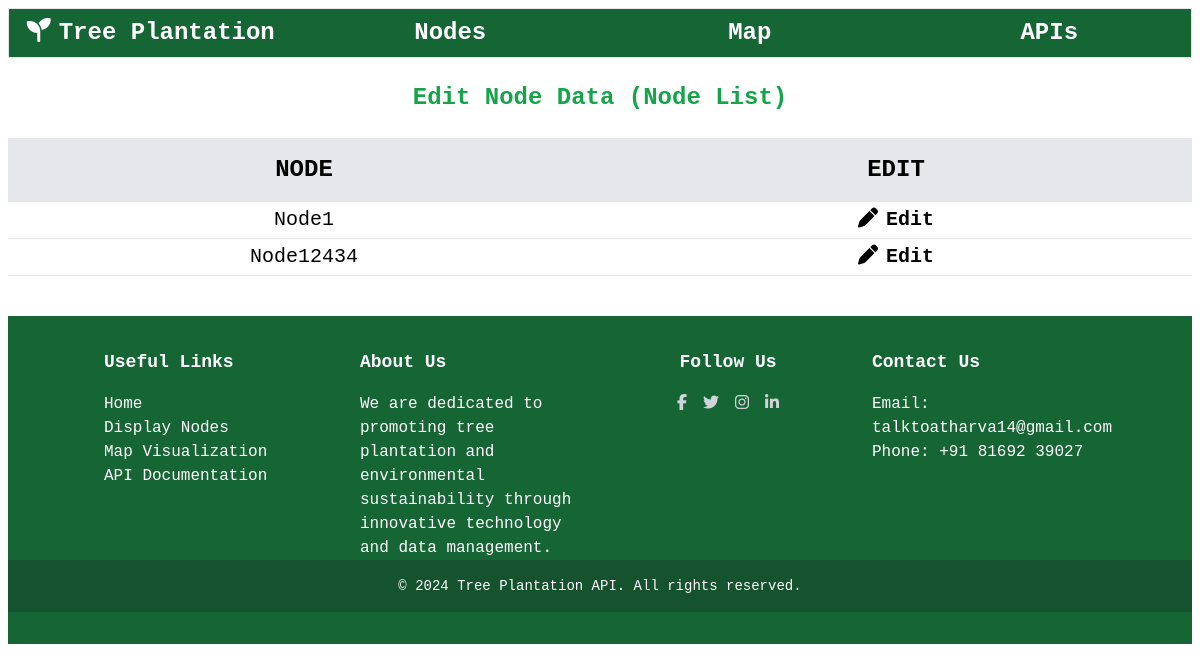
The page /edit on the database as committed earlier.
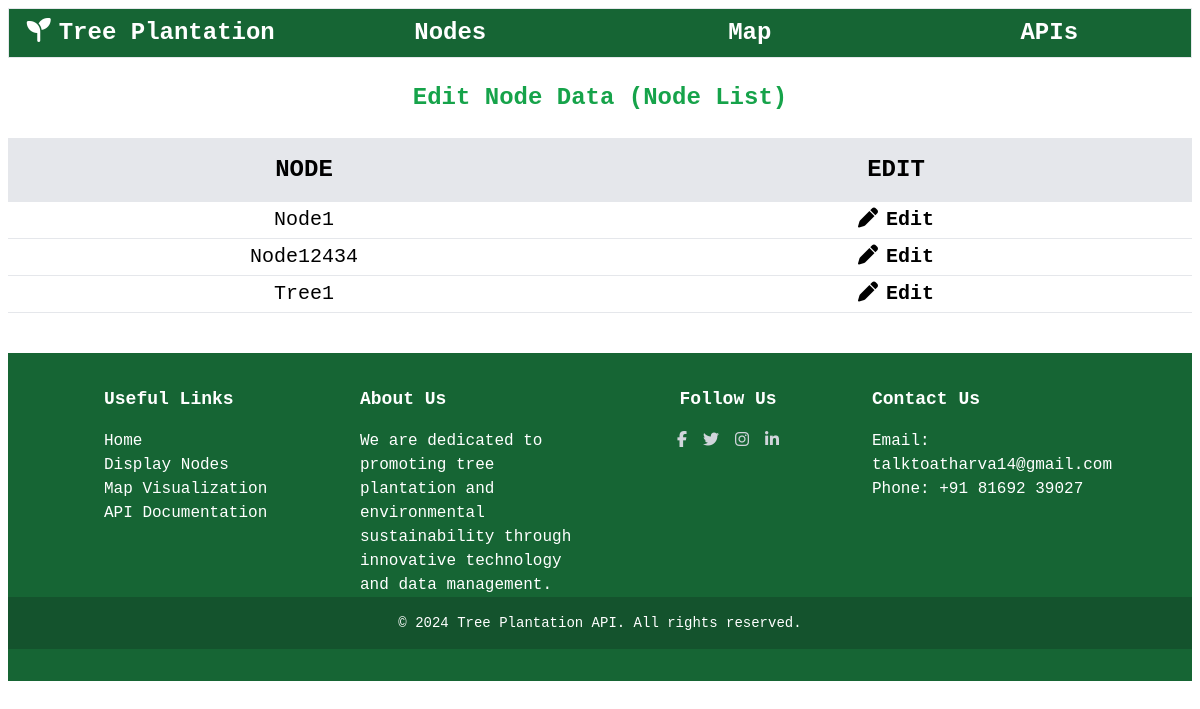
The same page on the database as committed later.
### tables this page shows
CREATE TABLE NodeData (
                            nodename TEXT PRIMARY KEY,
                            latitude REAL,
                            longitude REAL
                        );

### app.py (the view)
@app.route('/edit')
def edit():
    conn = get_db_connection()
    unique_nodes = conn.execute("SELECT DISTINCT nodename FROM NodeData").fetchall()
    conn.close()
    return render_template('edit_List_nodes.html', nodes=unique_nodes)

### app.py (called while the page is built)
def get_db_connection():
    try:
        conn = sqlite3.connect(DATABASE)
        conn.row_factory = sqlite3.Row
        conn.execute('''CREATE TABLE IF NOT EXISTS NodeValues (
                            id INTEGER PRIMARY KEY AUTOINCREMENT,
                            nodename TEXT NOT NULL,
                            height REAL NOT NULL,
                            timestamp DATETIME DEFAULT CURRENT_TIMESTAMP,
                            ipaddress TEXT
                        )''')
        conn.execute('''CREATE TABLE IF NOT EXISTS NodeData (
                            nodename TEXT PRIMARY KEY,
                            latitude REAL,
                            longitude REAL
                        )''')
        return conn
    except sqlite3.Error as e:
        logging.error(f"Database connection error: {e}")
        return None

### templates/edit_List_nodes.html (shortened to what this page needs)
{% extends "base.html" %}
{% block content %}
    <div class="text-center text-2xl md:text-2xl my-4 font-bold text-green-600 p-2">Edit Node Data (Node List)</div>
    <div class="grid grid-cols-2 bg-gray-200 text-xl md:text-2xl text-center uppercase font-bold">
        <div class="py-4">Node</div>
        <div class="py-4">Edit</div>
    </div>
    {% for node in nodes %}
        <div class="grid grid-cols-2 text-center text-sm md:text-xl my-1">
            <div>{{ node['nodename'] }}</div>
            <div class="hover:underline hover:text-green-700 font-bold"><a href="/edit/{{ node['nodename'] }}"><i class="fa-solid fa-pen mr-2"></i>Edit</a></div>
        </div>
        <hr>
    {% endfor %}
{% endblock %}

Rows that differ between the two databases and show on the page:
added NodeData: nodename "Tree1"
